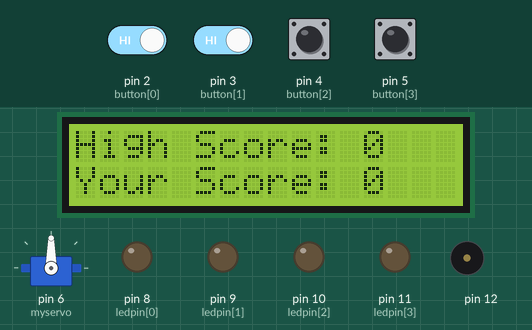
Bench run of a sketch on a simulated Arduino Uno, built with avr-gcc and run on an emulated ATmega328P. Shown: servo, 16×2 character LCD, output pins drawn as LEDs (lit = HIGH), buzzer (waves = sounding). Dashed ring = blinking. The inputs (shaded band) are chosen by the test bench; at power-on: pin 2 (button[0]), pin 3 (button[1]), pin 4 (button[2]), pin 5 (button[3]) HIGH. Random numbers use the default seed unless the sketch sets one; what the sketch prints to the serial monitor is not drawn.

Above: at 3.5 s.
3.6 s: pin 2 (button[0]) driven LOW and pin 3 (button[1]) driven LOW
At 5.77 s:
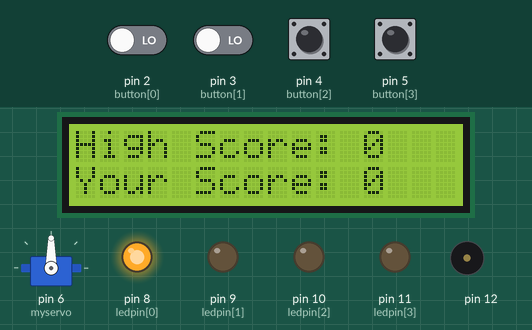
At 6.52 s:
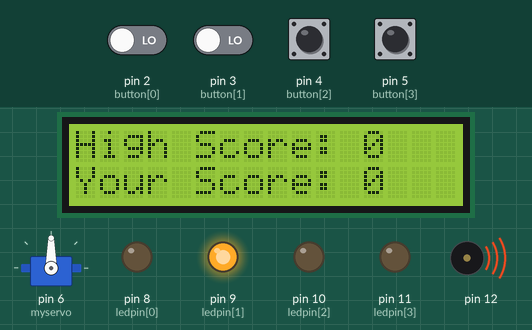
6.6 s: pin 2 (button[0]) driven HIGH and pin 3 (button[1]) driven HIGH
At 7.02 s:
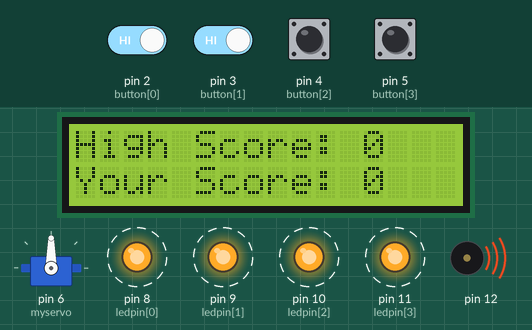
9.2 s: pin 2 (button[0]) driven LOW
12.2 s: pin 2 (button[0]) driven HIGH
15.2 s: pin 4 (button[2]) pulled LOW for 1 s
At 16.75 s:
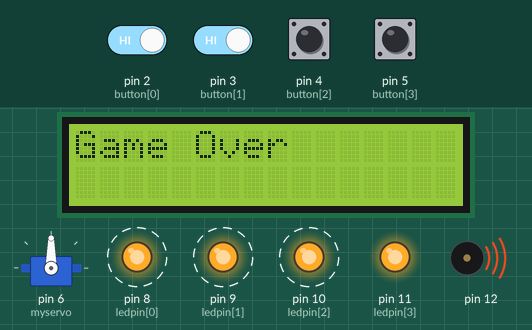
17.7 s: pin 3 (button[1]) driven LOW
Timing chart, 0 to 21.7 s (numbered marks = the images above; inputs shaded):
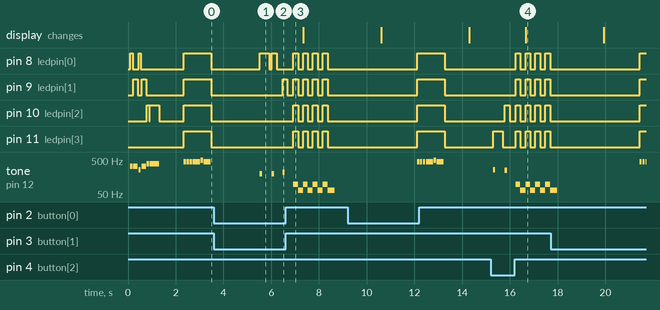

Measured:
- after the input at 3.6 s, pin 9 (ledpin[1]): LOW → HIGH after 2.9 s
- after the input at 9.2 s, tone on pin 12: silent → 440 Hz after 2.9 s
- after the input at 15.2 s, pin 8 (ledpin[0]), pin 9 (ledpin[1]): alternates HIGH for 0.20 s and LOW for 0.21 s, starting after 1.0 s; pin 10 (ledpin[2]): alternates HIGH for 0.20 s and LOW for 0.21 s, starting after 0.59 s; the display: changes after 1.5 s (image 4)
- by itself, tone on pin 12: plays 196 Hz for 0.10 s, 196 Hz for 0.10 s, 220 Hz for 0.10 s

The sketch:

final_exam_code.ino
```cpp
/*
 * AMMAR AHMED DOKHAN
 * 1612863
 FINAL EXAM FOR EMBEDDED SYSTEM

 A MEMORY GAME CODE

 */


#include <Wire.h> // adding this library for serial communication through I2C protocol
#include <LiquidCrystal_I2C.h> // adding library for lcd
#include <Tone.h> // adding library for different tone to be produced in the speaker
#include <SoftwareSerial.h> // adding this library for bluetooth communication
#include <Servo.h> // adding this library for servo motor

LiquidCrystal_I2C lcd(0x27,16,2); // create object lcd
Servo myservo; // create object myservo for servo motor
SoftwareSerial BT(0, 1); // create object BT for bluetooth module
char a; // stores incoming character from other device which is other phone
Tone speakerpin; //create object speakerpin

int starttune[] = {NOTE_E4, NOTE_E4, NOTE_C4, NOTE_E4, NOTE_G4, NOTE_G4}; // use start tune array size 6
int note[] = {NOTE_A4, NOTE_A4, NOTE_A4, NOTE_A4, NOTE_B4, NOTE_A4}; //use array note size 6 to play difirent notes
int duration[] = {100, 100, 100, 300, 100, 300}; // use duration array to be used as delay size 6
int duration2[] = {100, 200, 100, 200, 100, 400}; // use duration2 array to be used as delay size 6
int button[] = {2, 3, 4, 5}; // use inputpins array size 4 for the 4 input push buttons
int ledpin[] = {8, 9, 10, 11};  // use LED pins array size 4 for the 4 output leds
int turn = 0;  // to turn counter
int buttonstate = 0;  // to check button state
int randomArray[50]; // random array size 50 to store up to 50 inputs
int inputArray[50]; // input array size to accept up to 50 inputs
int highscore = 0;  // initialize high score to 0
int MyScore; // declare score  variable
int servoRepetition = 0 ; // initialize variable to 0
int pos = 0; // initialize variable pos to 0 for the servo


void setup()
{
    myservo.attach(6);// state servo motor tp pin number 6
    BT.begin(9600); // set the data rate for the SoftwareSerial port
 lcd.backlight(); // to display back light
  lcd.init(); // to initilalize the lcd
 lcd.clear(); // clear lcd
  lcd.setCursor(0, 0); //locate the text in culomn o row o which is left top
 lcd.print("High Score: 0");// print high score is 0
 lcd.setCursor(0, 1); //locate the text in culomn o row 1 which is bottom left
 lcd.print("Your Score: 0"); // print your score is 0


  speakerpin.begin(12); // state speaker pin to be  12

  for(int x=0; x<4; x++)  // state output led pins as output using for loop
  {
    pinMode(ledpin[x], OUTPUT);
  }

  for(int x=0; x<4; x++) // state input buttons pins as input using for loop
  {
    pinMode(button[x],INPUT);
    digitalWrite(button[x], HIGH);  // enable internal pullup which make the pin initially high;
  }

  randomSeed(analogRead(0)); //using and adding function randomSeed to generate "more randomness" with the randomArray for the output function


  for (int thisNote = 0; thisNote < 6; thisNote ++)

  /* this loop is attached to void set up to displayed only once and it is used to display the initial notes and
  lights to look more interesting as a game  */

  {

     speakerpin.play(starttune[thisNote]); // to play the notes

     if (thisNote==0 || thisNote==2)
     {
       digitalWrite(ledpin[0], HIGH);
     }
     if (thisNote==1 || thisNote==3 )
     {
       digitalWrite(ledpin[1], HIGH);
     }
     if (thisNote==4 || thisNote==5)
     {
       digitalWrite(ledpin[2], HIGH);
     }
     if (thisNote==6)
     {
       digitalWrite(ledpin[3], HIGH);
     }
     delay(duration2[thisNote]); // ussed for delay in the duration2 array
     // stop for the next note:
     speakerpin.stop();   // stop for the next note:
     // turn off all leds
     digitalWrite(ledpin[0], LOW);
     digitalWrite(ledpin[1], LOW);
     digitalWrite(ledpin[2], LOW);
     digitalWrite(ledpin[3], LOW);
     delay(25);
    }
  delay(1000);
 Serial.begin(9600);
}


void loop() // starting the loop
{

  if ( highscore <4 ) // this condition is added at the beginning to stop excuting if users managed and completed successfully 5 rounds and then he can get the reward
  {
    digitalWrite(ledpin[0], HIGH);
    digitalWrite(ledpin[1], HIGH);
    digitalWrite(ledpin[2], HIGH);
    digitalWrite(ledpin[3], HIGH);

    for (int thisNote = 0; thisNote < 6; thisNote ++) // this nested loop to play the notes
    {

     speakerpin.play(note[thisNote]);  //to play the next note:

     delay(duration[thisNote]);  //to hold the note:

     speakerpin.stop(); // to stop for the next note:
     delay(25);
    }

    digitalWrite(ledpin[0], LOW);
    digitalWrite(ledpin[1], LOW);
    digitalWrite(ledpin[2], LOW);
    digitalWrite(ledpin[3], LOW);
    delay(1000);

    for (int y=turn; y <= turn; y++) // this other nested for loop is used to generate random led light using varaiable turn

    { //Limited by the turn variable
      Serial.println(""); //Some serial output to follow along
      Serial.print("Turn: ");
      Serial.print(y);
      Serial.println("");
      lcd.clear(); // clear the lcd
      MyScore=y; // store the value y in function Myscore
     lcd.setCursor(0, 1);  // it is used to reposition the text where the first is culomn and the second is row
     lcd.print("Your Score: "); //print the message Your Score: in bottom left of lcd
     lcd.setCursor(12, 1); // reposition the nex text to be in culomn 12 row 1
     lcd.print(MyScore); // print the value in variable Mystore

   if(MyScore > highscore)
   { // check for the score if it is higher than high score

      highscore = y; //store the new high score in variable highscore
   }
 lcd.setCursor(0, 0); // locate the next text in culomn o row 0 which is left top
 lcd.print("High Score: " + (String)(highscore)); //display the value of high score
 Serial.print(y);
 Serial.println("");
 delay(1000);
      randomArray[y] = random(1, 5); // using random function min 1 max 5 , 5 is not included and assign it to the randomArray[y], y is being the turn count
      for (int x=0; x <= turn; x++)
      {
        Serial.print(randomArray[x]); // print the randomarray

        for(int y=0; y<4; y++)
        {

          if (randomArray[x] == 1 && ledpin[y] == 8)   //if statements to display the stored values in the array
          {
            digitalWrite(ledpin[y], HIGH); // turn ledpin high based on y nested loop value
            speakerpin.play(NOTE_G3, 100); // play note for 100 ms
            delay(400);
            digitalWrite(ledpin[y], LOW);
            delay(100);
          }

          if (randomArray[x] == 2 && ledpin[y] == 9)
          {
            digitalWrite(ledpin[y], HIGH);
            speakerpin.play(NOTE_A3, 100);
            delay(400);
            digitalWrite(ledpin[y], LOW);
            delay(100);
          }

          if (randomArray[x] == 3 && ledpin[y] == 10)
          {
            digitalWrite(ledpin[y], HIGH);
            speakerpin.play(NOTE_B3, 100);
            delay(400);
            digitalWrite(ledpin[y], LOW);
            delay(100);
          }

          if (randomArray[x] == 4 && ledpin[y] == 11)
          {
            digitalWrite(ledpin[y], HIGH);
            speakerpin.play(NOTE_C4, 100);
            delay(400);
            digitalWrite(ledpin[y], LOW);
            delay(100);
          }
        }
      }
    }

    input();
  }

  else // when user reached 5 rounds successfully
  {
    lcd.clear ();
     lcd.setCursor(0, 0);  // place the text in the beginning of first row
     lcd.print("Congrats!send 1"); //print the message "CONGRATS! press no 1"
      lcd.setCursor(0, 1);  // place the text in the middle of second row
     lcd.print("To get ur gift"); //print the message "To get ur gift ^_^"
     digitalWrite(ledpin[0], HIGH);
     digitalWrite(ledpin[1], HIGH);
     digitalWrite(ledpin[2], HIGH);
     digitalWrite(ledpin[3], HIGH);

    for (int thisNote = 0; thisNote < 6; thisNote ++) // loop to play the notes
    {
     speakerpin.play(note[thisNote]);  //to play the next note:

     delay(duration[thisNote]);  //to hold the note:

     speakerpin.stop(); // to stop for the next note:
     delay(25);
    }
    digitalWrite(ledpin[0], LOW);
    digitalWrite(ledpin[1], LOW);
    digitalWrite(ledpin[2], LOW);
    digitalWrite(ledpin[3], LOW);
    delay(1000);
     if (BT.available()) // if text arrived in from BT serial

    {
    a=(BT.read()); //read the data from the phone and then store it in varaiable a
    if (a=='1')
    {
     for (servoRepetition = 0 ; servoRepetition <1 ; servoRepetition++) // to run the servo for 1 time
    {

    for (pos = 0; pos<= 90; pos+=1) //move servo to postion 90 degree to move the slider crank mechanism to push the dessert
    {
      myservo.write(pos);
      delay(50);
    }
    for ( pos=90; pos>= 0 ; pos -=1) // move servo back to original position
    {
      myservo.write(pos);
      delay(50);

    }
    }
    }
    }


  } // end of else statment when user reached 5 right rounds and got the reward


} // end of void loop


void input() { //Function for allowing user input and checking input against the generated array

  for (int x=0; x <= turn;)
  {                           //Statement controlled by turn count

    for(int y=0; y<4; y++)
    {

      buttonstate = digitalRead(button[y]);

      if (buttonstate == LOW && button[y] == 2)
      { //Checking for button push
        digitalWrite(ledpin[0], HIGH);
        speakerpin.play(NOTE_G3, 100);
        delay(200);
        digitalWrite(ledpin[0], LOW);
        inputArray[x] = 1;
        delay(250);
        Serial.print(" ");
        Serial.print(1);
        if (inputArray[x] != randomArray[x]) { //Checks value input by user and checks it against
          fail();                              //the value in the same spot on the generated array
        }                                      //The fail function is called if it does not match
        x++;
      }
       if (buttonstate == LOW && button[y] == 3)
      {
        digitalWrite(ledpin[1], HIGH);
        speakerpin.play(NOTE_A3, 100);
        delay(200);
        digitalWrite(ledpin[1], LOW);
        inputArray[x] = 2;
        delay(250);
        Serial.print(" ");
        Serial.print(2);
        if (inputArray[x] != randomArray[x]) { //Checks value input by user and checks it against
          fail();                              //the value in the same spot on the generated array
        }                                      //The fail function is called if it does not match

        x++;
      }

      if (buttonstate == LOW && button[y] == 4)
      {
        digitalWrite(ledpin[2], HIGH);
        speakerpin.play(NOTE_B3, 100);
        delay(200);
        digitalWrite(ledpin[2], LOW);
        inputArray[x] = 3;
        delay(250);
        Serial.print(" ");
        Serial.print(3);
        if (inputArray[x] != randomArray[x])  { //Checks value input by user and checks it against
          fail();                              //the value in the same spot on the generated array
        }                                      //The fail function is called if it does not match

        x++;
      }

      if (buttonstate == LOW && button[y] == 5)
      {
        digitalWrite(ledpin[3], HIGH);
        speakerpin.play(NOTE_C4, 100);
        delay(200);
        digitalWrite(ledpin[3], LOW);
        inputArray[x] = 4;
        delay(250);
        Serial.print(" ");
        Serial.print(4);
        if (inputArray[x] != randomArray[x])  { //Checks value input by user and checks it against
          fail();                              //the value in the same spot on the generated array
        }                                      //The fail function is called if it does not match

        x++;
      }
    }
  }
  delay(500);
  turn++; //Increments the turn count, also the last action before starting the output function over again
}


void fail() {                   //Function used if the player fails to match the sequence

  for (int y=0; y<=3; y++)
  {                          //Flashes lights for failure

    digitalWrite(ledpin[0], HIGH);
    digitalWrite(ledpin[1], HIGH);
    digitalWrite(ledpin[2], HIGH);
    digitalWrite(ledpin[3], HIGH);
    speakerpin.play(NOTE_G2, 300);
    delay(200);
    digitalWrite(ledpin[0], LOW);
    digitalWrite(ledpin[1], LOW);
    digitalWrite(ledpin[2], LOW);
    digitalWrite(ledpin[3], LOW);
    speakerpin.play(NOTE_C2, 300);
    delay(200);
    lcd.clear();
 lcd.setCursor(0, 0);
 lcd.print("Game Over");
 }
 delay(2000);
 lcd.clear();
 lcd.setCursor(0, 0);
 lcd.print("High: " + (String) (highscore));
 // Serial.print(y);
 // Serial.println("");
 lcd.setCursor(9, 0);
 lcd.print("You: ");
 lcd.setCursor(14, 0);
 lcd.print(MyScore);
 // if(y > highscore) {
 // highscore = y;
 // }
 lcd.setCursor(0, 1);
 lcd.print("<-Press to play again!");
 {

 while (digitalRead(button[0]) > 0 &&digitalRead(button[1]) > 0 && digitalRead(button[2]) > 0 && digitalRead(button[3]) > 0 ){  // buttonstate = digitalRead(button[y]);
digitalWrite(ledpin[0], HIGH);
digitalWrite(ledpin[1], HIGH);
digitalWrite(ledpin[2], HIGH);
digitalWrite(ledpin[3], HIGH);
delay(100);
digitalWrite(ledpin[0], LOW);
digitalWrite(ledpin[1], LOW);
digitalWrite(ledpin[2], LOW);
digitalWrite(ledpin[3], LOW);
delay(100);
 }
 delay(1000);

  turn = -1; //Resets turn value so the game starts over without need for a reset button

}
}
```
